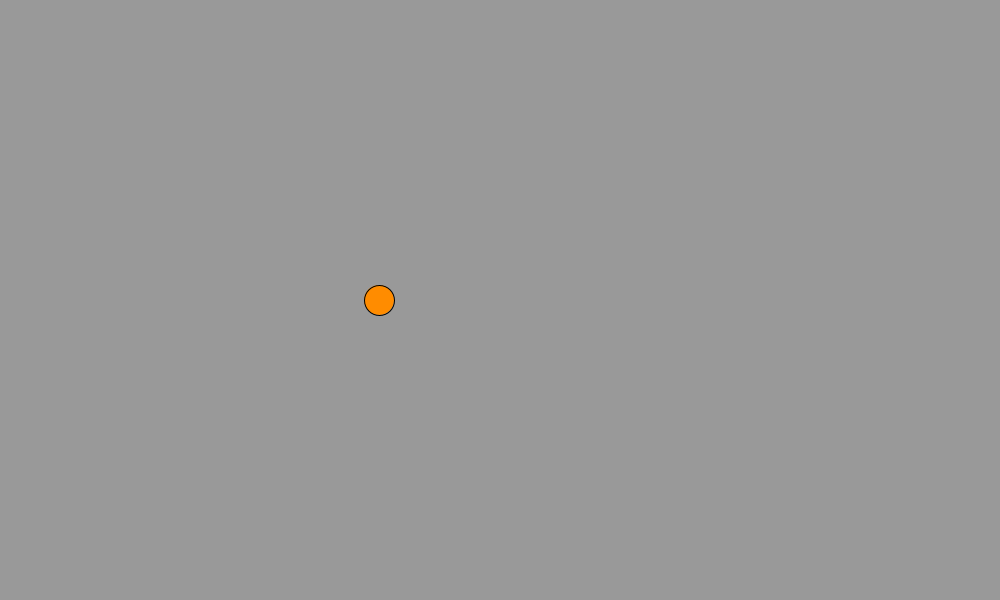
Frame 1 (no input)
Frame 60 (the mouse pressed at the canvas centre just before this capture): blank canvas, image omitted
Frame 120 (the mouse held since frame 60 and released just before this capture): blank canvas, image omitted

The Processing sketch that drew this single still picture (run headless with seeded random() and noise(); from frame 60 on, the mouse is pressed at the canvas centre):

// Processing sketch: oscillation
// ── oscillation.pde
color backgroundColor = #999999;

PVector p1, p2;
float frequency = 240;
float period    = 120;
float amplitude = 20;

// Time
int lastTime = 0;
int interval = 0;



void setup() {
    size(1000, 600);
    p1 = new PVector(400, 300);
    p2 = new PVector(500, 300);
}

void draw() {
    
    
    if (millis() - lastTime > interval){
        background(backgroundColor);
        strokeWeight(4);
        // p1 = new PVector(200, 300);
        // p2 = new PVector(400, 300);
        
        float x1 = 0;
        float disp = amplitude + amplitude/2 * sin(TWO_PI * frameCount / period);
        // float disp = 1 * cos(TWO_PI * frameCount / 120);
        // float disp = cos(TWO_PI * frameCount / period);
        println("frameCount: "+frameCount);
        println("disp: "+disp);
        
        PVector dir = PVector.sub(p1, p2);
        float angle = dir.heading();
        // println("angle: "+angle);
        
        
        PVector newP1 = new PVector(round(disp*cos(angle)), 
                                    round(disp*sin(angle)));
        // PVector newP2 = new PVector(round(-disp*cos(angle)), 
        //                             round(-disp*sin(angle)));
        // println("p1: "+p1+"  p2:"+p2);
        // // println("newP1: "+newP1);
        p1.add(newP1);
        // p2.add(newP2);
        // // println("p1: "+p1);
        // strokeWeight(3);
        // // line(p1.x, p1.y, p2.x, p2.y);
        strokeWeight(1);
        fill(255, 140, 0, 255);
        ellipse(p1.x, p1.y, 30, 30);
        // // fill(255);
        // // ellipse(p2.x, p2.y, 30, 30);
        
        // background(255);
         
        // float period = 120;
        // float amplitude = 20;

        // // Calculating horizontal location according to the formula for simple harmonic motion

        // float x = amplitude + amplitude/2 * sin(TWO_PI * frameCount / period);
        // println("x: "+x);
        
        
        // PVector dir = PVector.sub(p1, p2);
        // float angle = dir.heading();
        
        
        // stroke(0);
        // fill(175);
        // translate(width/2,height/2);
        // line(0,0,x,0);
        // ellipse(x,0,20,20);
        
        lastTime = millis();
    }
    
}
